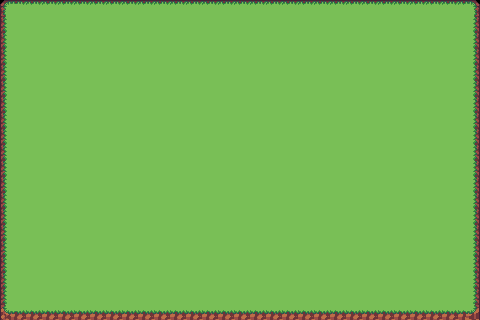

The image is a tile-based game level rendered from a .tmx file. Its description and complete source (layers, tilesets, objects, tile grids) follow:
An orthogonal 30x20 tile map with 16x16 px tiles, 1 tile layer (Tile Layer 1).

<map version="1.10" tiledversion="1.12.0" orientation="orthogonal" renderorder="right-down" width="30" height="20" tilewidth="16" tileheight="16" infinite="0" nextlayerid="2" nextobjectid="1">
 <editorsettings>
  <export target="../world/map/green.collection" format="defoldcollection" />
 </editorsettings>
 <tileset firstgid="1" source="grass_cliff_spring.tsx" />
 <layer id="1" name="Tile Layer 1" width="30" height="20">
  <data encoding="csv">
9,11,11,11,11,11,11,11,11,11,11,11,11,11,11,11,11,11,11,11,11,11,11,11,11,11,11,11,11,12,
33,58,58,58,58,58,58,58,58,58,58,58,58,58,58,58,58,58,58,58,58,58,58,58,58,58,58,58,58,60,
33,58,58,58,58,58,58,58,58,58,58,58,58,58,58,58,58,58,58,58,58,58,58,58,58,58,58,58,58,60,
33,58,58,58,58,58,58,58,58,58,58,58,58,58,58,58,58,58,58,58,58,58,58,58,58,58,58,58,58,60,
33,58,58,58,58,58,58,58,58,58,58,58,58,58,58,58,58,58,58,58,58,58,58,58,58,58,58,58,58,60,
33,58,58,58,58,58,58,58,58,58,58,58,58,58,58,58,58,58,58,58,58,58,58,58,58,58,58,58,58,60,
33,58,58,58,58,58,58,58,58,58,58,58,58,58,58,58,58,58,58,58,58,58,58,58,58,58,58,58,58,60,
33,58,58,58,58,58,58,58,58,58,58,58,58,58,58,58,58,58,58,58,58,58,58,58,58,58,58,58,58,60,
33,58,58,58,58,58,58,58,58,58,58,58,58,58,58,58,58,58,58,58,58,58,58,58,58,58,58,58,58,60,
33,58,58,58,58,58,58,58,58,58,58,58,58,58,58,58,58,58,58,58,58,58,58,58,58,58,58,58,58,60,
33,58,58,58,58,58,58,58,58,58,58,58,58,58,58,58,58,58,58,58,58,58,58,58,58,58,58,58,58,60,
33,58,58,58,58,58,58,58,58,58,58,58,58,58,58,58,58,58,58,58,58,58,58,58,58,58,58,58,58,60,
33,58,58,58,58,58,58,58,58,58,58,58,58,58,58,58,58,58,58,58,58,58,58,58,58,58,58,58,58,60,
33,58,58,58,58,58,58,58,58,58,58,58,58,58,58,58,58,58,58,58,58,58,58,58,58,58,58,58,58,60,
33,58,58,58,58,58,58,58,58,58,58,58,58,58,58,58,58,58,58,58,58,58,58,58,58,58,58,58,58,60,
33,58,58,58,58,58,58,58,58,58,58,58,58,58,58,58,58,58,58,58,58,58,58,58,58,58,58,58,58,60,
33,58,58,58,58,58,58,58,58,58,58,58,58,58,58,58,58,58,58,58,58,58,58,58,58,58,58,58,58,60,
33,58,58,58,58,58,58,58,58,58,58,58,58,58,58,58,58,58,58,58,58,58,58,58,58,58,58,58,58,60,
33,58,58,58,58,58,58,58,58,58,58,58,58,58,58,58,58,58,58,58,58,58,58,58,58,58,58,58,58,60,
81,82,82,82,82,82,82,82,82,82,82,82,82,82,82,82,82,82,82,82,82,82,82,82,82,82,82,82,82,84
</data>
 </layer>
</map>
